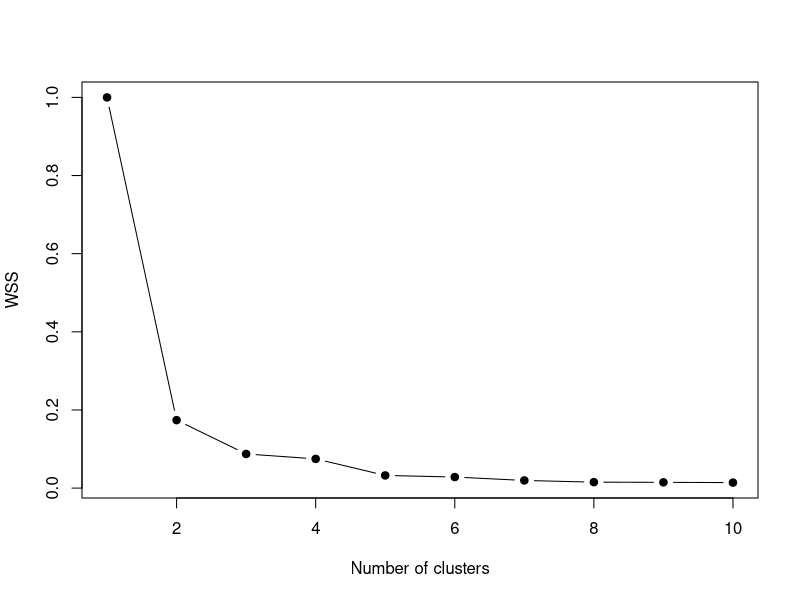
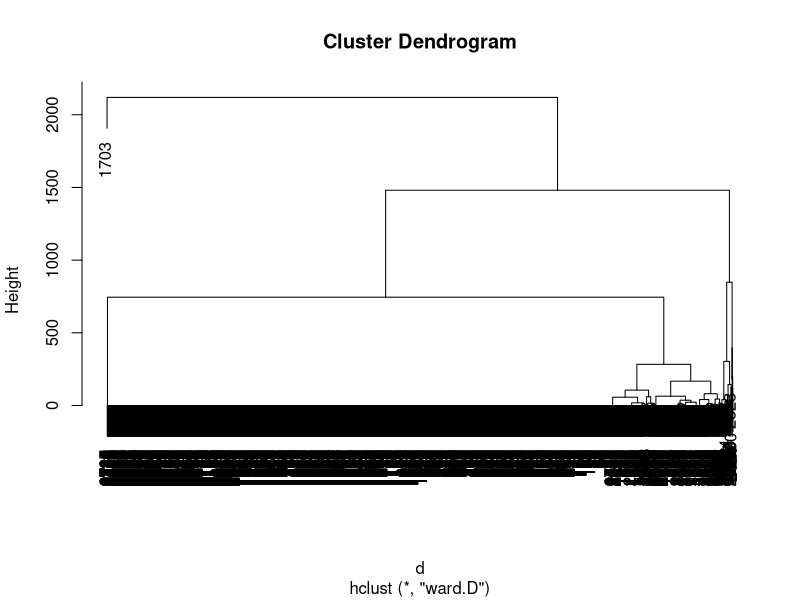
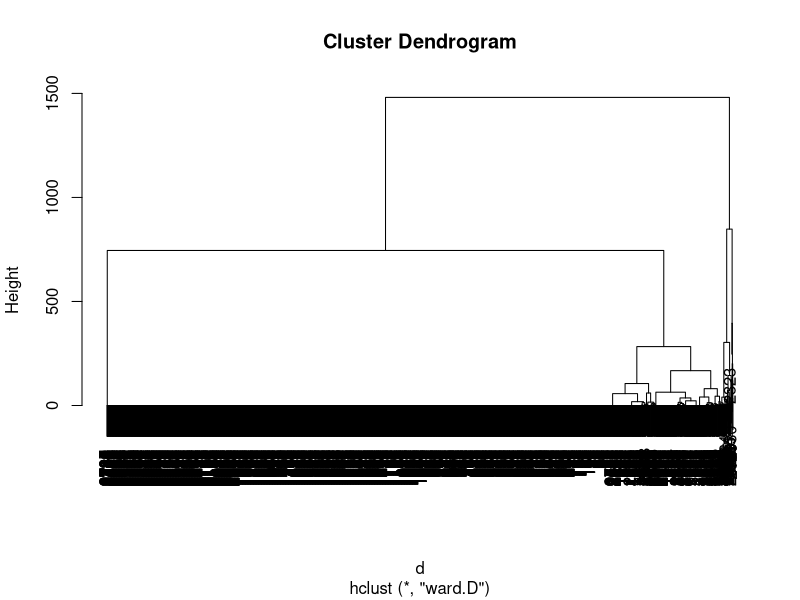
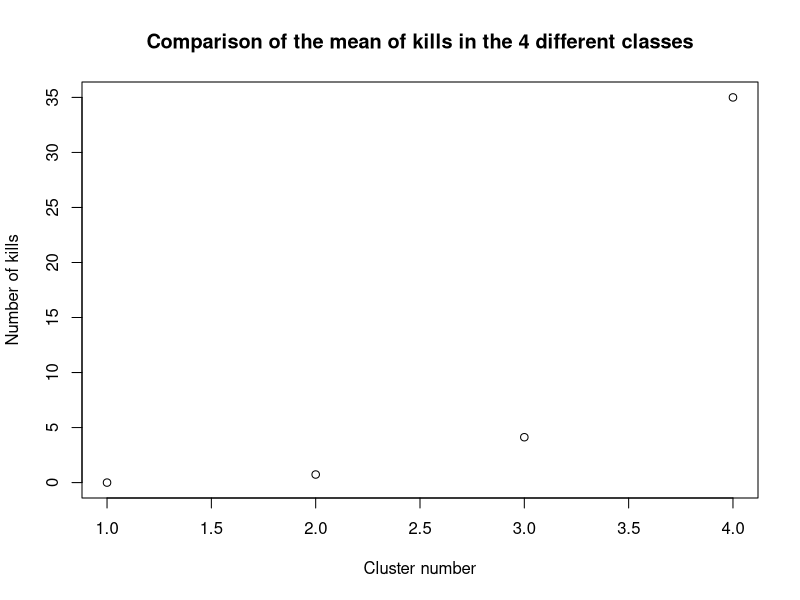
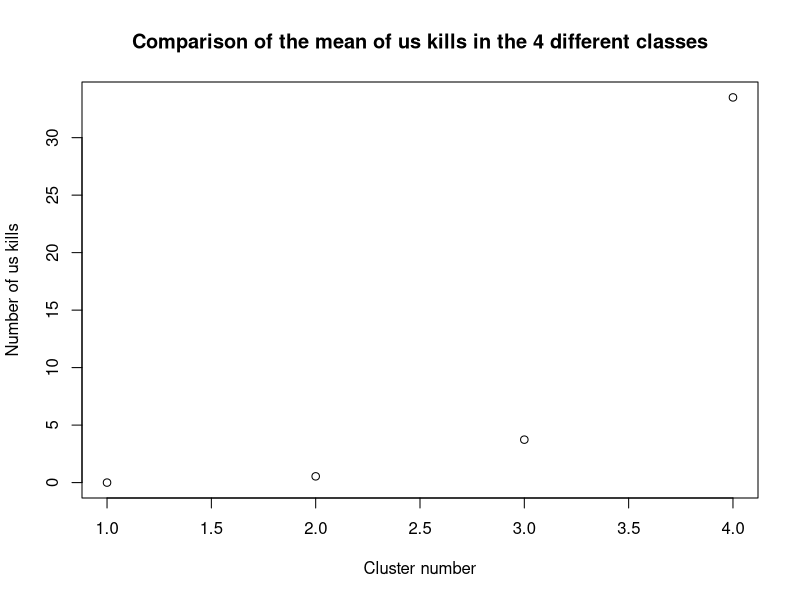
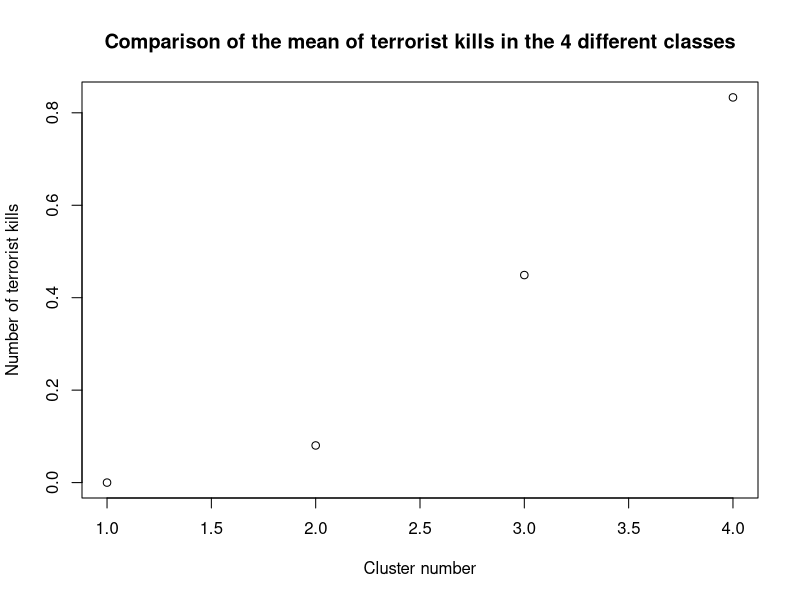
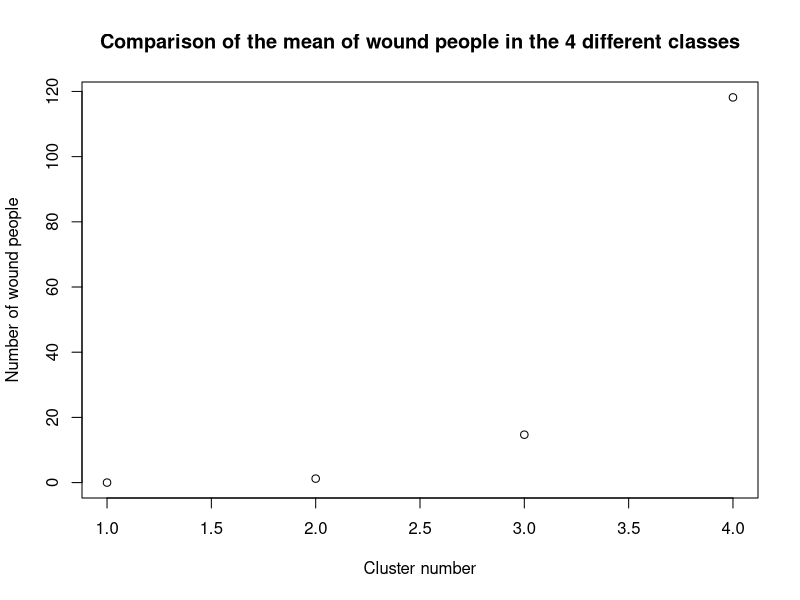
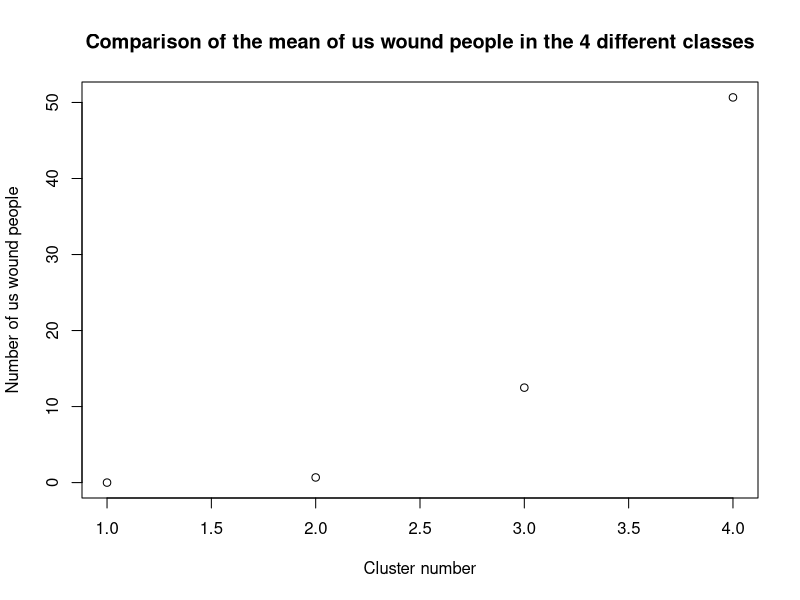

Generate these figures, in order, with R: (Note: this script raises an error after producing the figures.)
## ---- chunk 1
knitr::opts_chunk$set(echo = TRUE)
## ---- chunk 2
if(!require("cluster"))install.packages("cluster"); require("cluster")
## ---- chunk 3
mydata = read.csv("../datasets/longitudeFixed.csv")
## ---- chunk 4
names(mydata)
## ---- chunk 5
mydata$nkillter[which(is.na(mydata$nkillter))] <- 0
mydata$nwoundus[which(is.na(mydata$nwoundus))] <- 0
mydata$nwoundte[which(is.na(mydata$nwoundte))] <- 0
## ---- chunk 6
mydatanumeric <- data.frame (mydata$nkill,mydata$nkillus,mydata$nkillter,mydata$nwound,mydata$nwoundus,mydata$nwoundte)
## ---- chunk 7
VE <- c()
for(k in 1:10){
  km <- kmeans(mydatanumeric, centers=k)
  VE[k] <- km$tot.withinss/km$totss
}
plot(VE, type="b", pch=19, xlab="Number of clusters", ylab="WSS")
## ---- chunk 8
k1 <- kmeans(mydatanumeric,4)
print(k1$size)
## ---- chunk 9
print(k1$centers)
## ---- chunk 10
d  <- dist(mydatanumeric)
h1 <- hclust(d,method="ward.D")
plot(h1)
## ---- chunk 11
mydatanumeric <- mydatanumeric[-c(1703),] 
mydata <- mydata[-c(1703),] 
d  <- dist(mydatanumeric)
h1 <- hclust(d,method="ward.D")
plot(h1)
## ---- chunk 12
nc = 4
c1 <- cutree(h1,nc)
table(c1)
## ---- chunk 13
cdg <- aggregate(as.data.frame(mydatanumeric),list(c1),mean)
cdg
## ---- chunk 14
par(mfrow=c(2,3))
dev.new(width=5, height=4)
plot(cdg$mydata.nkill,cdg$mydata.Group.1,main="Comparison of the mean of kills in the 4 different classes",xlab="Cluster number",ylab="Number of kills")
plot(cdg$mydata.nkillus,cdg$mydata.Group.1,main="Comparison of the mean of us kills in the 4 different classes",xlab="Cluster number",ylab="Number of us kills")
plot(cdg$mydata.nkillter,cdg$mydata.Group.1,main="Comparison of the mean of terrorist kills in the 4 different classes",xlab="Cluster number",ylab="Number of terrorist kills")
plot(cdg$mydata.nwound,cdg$mydata.Group.1,main="Comparison of the mean of wound people in the 4 different classes",xlab="Cluster number",ylab="Number of wound people")
plot(cdg$mydata.nwoundus,cdg$mydata.Group.1,main="Comparison of the mean of us wound people in the 4 different classes",xlab="Cluster number",ylab="Number of us wound people")
plot(cdg$mydata.nwoundte,cdg$mydata.Group.1,main="Comparison of the mean of wound terrorists in the 4 different classes",xlab="Cluster number",ylab="Number of wound terrorists")
## ---- chunk 15
v <- c()
mydatanumeric["cluster"] <- c1
for(i in 1:10){
  v[i] <- sum(scale(subset(mydatanumeric, mydatanumeric$cluster==i), scale=FALSE)^2)
}
plot(v, type="b", pch=19, xlab="Number clusters", ylab="BSS")
## ---- chunk 16
names(mydata)
actives<-c(7,8,9,10,11,12,13,14,16,17,18,19,20,21,22,23,26,27)
dissimMatrix <- daisy(mydata[,actives], metric = "gower", stand=TRUE)
distMatrix<-dissimMatrix^2
h1 <- hclust(distMatrix,method="ward.D") 
plot(h1)
## ---- chunk 17
c2 <- cutree(h1,4)
table(c2)
## ---- chunk 18
cdg <- aggregate(as.data.frame(mydatanumeric),list(c2),mean)
cdg
## ---- chunk 19
mydataclusters <- as.data.frame(mydata[,actives])
mydataclusters$cluster <- c2
names(mydataclusters)
## ---- chunk 20
mydataclusters_1 <- subset(mydataclusters, cluster==1)
mydataclusters_2 <- subset(mydataclusters, cluster==2)
mydataclusters_3 <- subset(mydataclusters, cluster==3)
mydataclusters_4 <- subset(mydataclusters, cluster==4)
## ---- chunk 21
par(mfrow=c(2,3))
dev.new(width=10, height=7)

#success
#summary(mydata$success)
success_1_true <- length(which(mydataclusters_1$success == TRUE))/nrow(mydataclusters_1)
success_1_false <- length(which(mydataclusters_1$success == FALSE))/nrow(mydataclusters_1)
success_2_true <- length(which(mydataclusters_2$success == TRUE))/nrow(mydataclusters_2)
success_2_false <- length(which(mydataclusters_2$success == FALSE))/nrow(mydataclusters_2)
success_3_true <- length(which(mydataclusters_3$success == TRUE))/nrow(mydataclusters_3)
success_3_false <- length(which(mydataclusters_3$success == FALSE))/nrow(mydataclusters_3)
success_4_true <- length(which(mydataclusters_4$success == TRUE))/nrow(mydataclusters_4)
success_4_false <- length(which(mydataclusters_4$success == FALSE))/nrow(mydataclusters_4)
clusters_success <- matrix(c(success_1_true,success_1_false,success_2_true,success_2_false,success_3_true,success_3_false,success_4_true,success_4_false),ncol=4,byrow=FALSE)
colnames(clusters_success) <- c("1rst cluster","2nd cluster","3rd cluster","4th cluster")
rownames(clusters_success) <- c("true","false")
counts <- as.table(clusters_success)
barplot(counts, main="Success variable",xlab="Cluster number",ylab="%", col=c("darkblue","red"),legend = rownames(counts))

#attacktype1_txt
#summary(mydata$attacktype1_txt)
attacktype_clusters <- as.data.frame(summary(mydataclusters_1$attacktype1_txt))/nrow(mydataclusters_1)
attacktype_clusters$cluster_2 <- as.vector((as.data.frame(summary(mydataclusters_2$attacktype1_txt))/nrow(mydataclusters_2))[,])
attacktype_clusters$cluster_3 <- as.vector((as.data.frame(summary(mydataclusters_3$attacktype1_txt))/nrow(mydataclusters_3))[,])
attacktype_clusters$cluster_4 <- as.vector((as.data.frame(summary(mydataclusters_4$attacktype1_txt))/nrow(mydataclusters_4))[,])
colnames(attacktype_clusters) <- c("1rst cluster","2nd cluster","3rd cluster","4th cluster")
clusters_attacktype <- matrix(as.vector(t(attacktype_clusters)),ncol=4,byrow=TRUE)
colnames(clusters_attacktype) <- c("1rst cluster","2nd cluster","3rd cluster","4th cluster")
rownames(clusters_attacktype) <- rownames(attacktype_clusters)
counts <- as.table(clusters_attacktype)
barplot(counts, main="Attack type variable variable",xlab="Cluster number",ylab="%",legend = rownames(counts))

#targtype1_txt
#summary(mydata$targtype1_txt)
targtype_clusters <- as.data.frame(summary(mydataclusters_1$targtype1_txt))/nrow(mydataclusters_1)
targtype_clusters$cluster_2 <- as.vector((as.data.frame(summary(mydataclusters_2$targtype1_txt))/nrow(mydataclusters_2))[,])
targtype_clusters$cluster_3 <- as.vector((as.data.frame(summary(mydataclusters_3$targtype1_txt))/nrow(mydataclusters_3))[,])
targtype_clusters$cluster_4 <- as.vector((as.data.frame(summary(mydataclusters_4$targtype1_txt))/nrow(mydataclusters_4))[,])
colnames(targtype_clusters) <- c("1rst cluster","2nd cluster","3rd cluster","4th cluster")
clusters_targtype <- matrix(as.vector(t(targtype_clusters)),ncol=4,byrow=TRUE)
colnames(clusters_targtype) <- c("1rst cluster","2nd cluster","3rd cluster","4th cluster")
rownames(clusters_targtype) <- rownames(targtype_clusters)
counts <- as.table(clusters_targtype)
barplot(counts, main="Attack type variable variable",xlab="Cluster number",ylab="%",legend = rownames(counts))
